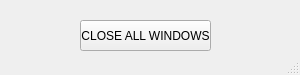
<ui version="4.0" >
 <class>countdown</class>
 <widget class="QMainWindow" name="countdown" >
  <property name="geometry" >
   <rect>
    <x>0</x>
    <y>0</y>
    <width>300</width>
    <height>75</height>
   </rect>
  </property>
  <property name="windowTitle" >
   <string>AVC Qt4 countdown example</string>
  </property>
  <widget class="QWidget" name="centralwidget" >
   <property name="geometry" >
    <rect>
     <x>0</x>
     <y>0</y>
     <width>300</width>
     <height>53</height>
    </rect>
   </property>
   <widget class="QPushButton" name="close_all" >
    <property name="geometry" >
     <rect>
      <x>80</x>
      <y>20</y>
      <width>131</width>
      <height>31</height>
     </rect>
    </property>
    <property name="text" >
     <string>CLOSE ALL WINDOWS</string>
    </property>
   </widget>
  </widget>
  <widget class="QStatusBar" name="statusbar" >
   <property name="geometry" >
    <rect>
     <x>0</x>
     <y>53</y>
     <width>300</width>
     <height>22</height>
    </rect>
   </property>
  </widget>
 </widget>
 <resources/>
 <connections/>
</ui>
